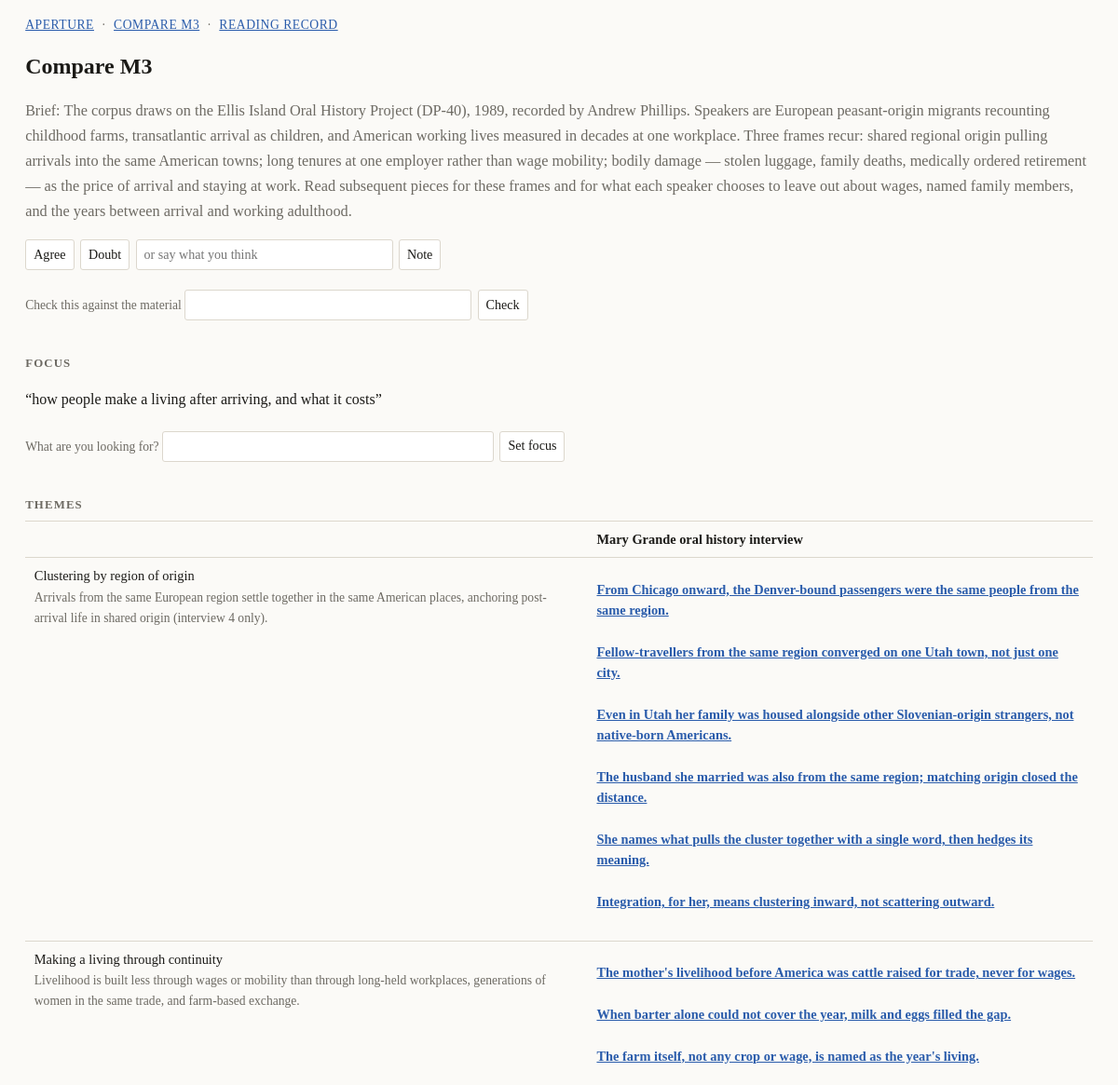
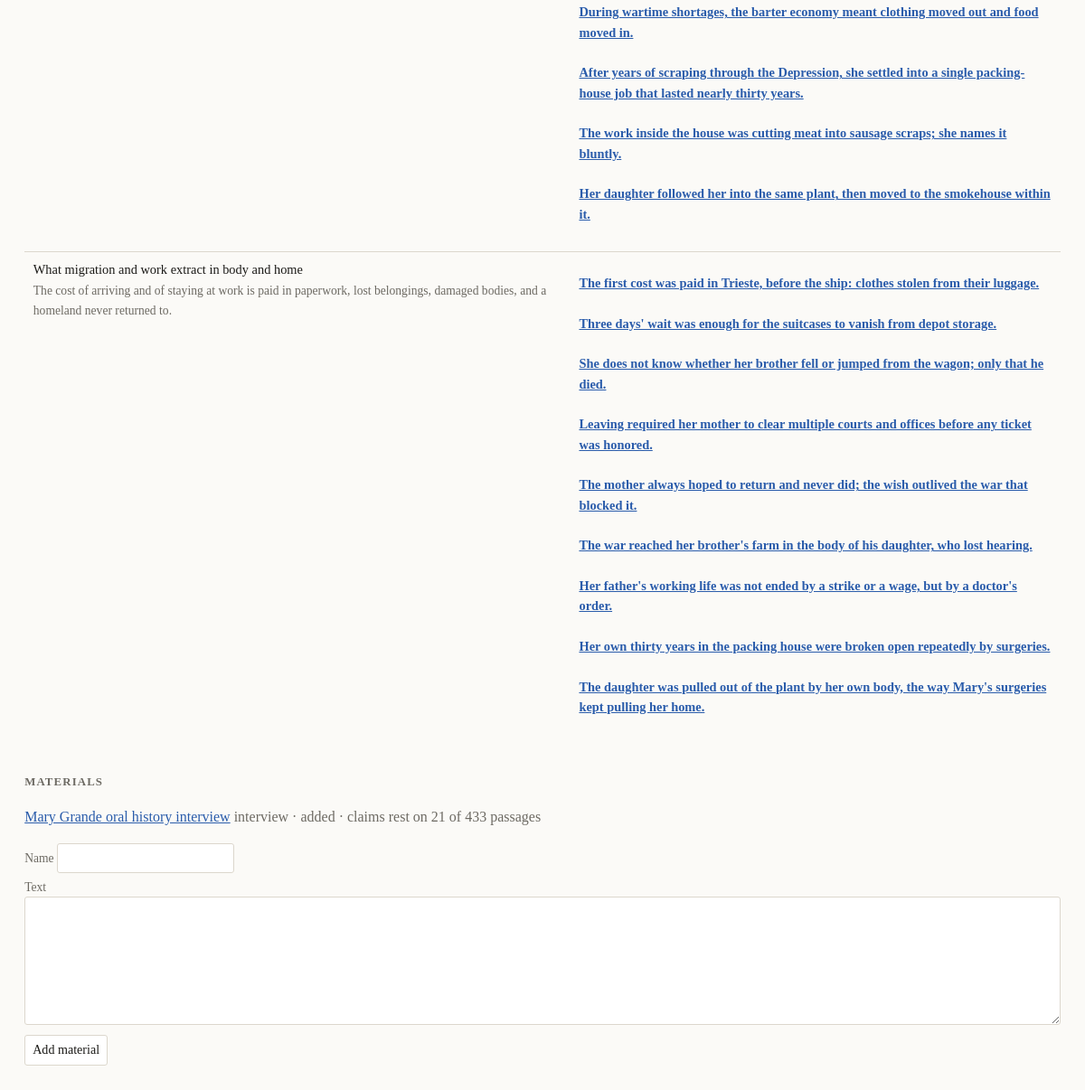
The page /p/p99e1351a1e on the database its author committed (2 pictures, top to bottom).
### tables this page shows
CREATE TABLE project (
    id TEXT PRIMARY KEY, name TEXT NOT NULL, focus TEXT DEFAULT '',
    brief TEXT DEFAULT '', created_at TEXT NOT NULL);

CREATE TABLE material (
    id TEXT PRIMARY KEY, project_id TEXT NOT NULL, name TEXT NOT NULL, text TEXT NOT NULL,
    kind TEXT DEFAULT '', display TEXT DEFAULT 'plain', title TEXT DEFAULT '',
    state TEXT NOT NULL DEFAULT 'added', created_at TEXT NOT NULL);

CREATE TABLE theme (
    id TEXT PRIMARY KEY, project_id TEXT NOT NULL, name TEXT NOT NULL, gist TEXT DEFAULT '',
    status TEXT NOT NULL DEFAULT 'live', merged_into TEXT);

CREATE TABLE moment (
    id TEXT PRIMARY KEY, material_id TEXT NOT NULL, theme_id TEXT NOT NULL, sid TEXT NOT NULL,
    position INTEGER NOT NULL, claim TEXT NOT NULL, anchor TEXT NOT NULL,
    run_id TEXT, status TEXT NOT NULL DEFAULT 'live');

### app/pages.py (the view)
@router.get("/p/{pid}", response_class=HTMLResponse)
def project(pid: str) -> str:
    return _render("project.html", context.project_page(connection(), pid))

### app/templates/project.html (shortened to what this page needs)
{% extends "base.html" %}
{% block main %}
<h1>{{ project.name | txt }}</h1>
{% if project.brief %}<p class="dim">Brief: <span class="summary">{{ project.brief | txt }}</span></p>{% endif %}
<form method="post" action="/p/{{ project.id }}/react" class="row">
  <button name="kind" value="agree">Agree</button>
  <button name="kind" value="doubt">Doubt</button>
  <input name="text" size="30" placeholder="or say what you think">
  <button name="kind" value="note">Note</button>
</form>
<form method="post" action="/p/{{ project.id }}/check" class="row">
  <label>Check this against the material <input name="question" size="34"></label>
  <button>Check</button>
</form>
<h2>Focus</h2>
{% if project.focus %}<p><q>{{ project.focus | txt }}</q></p>{% else %}<p class="dim">Not set.</p>{% endif %}
<form method="post" action="/p/{{ project.id }}/focus" class="row">
  <label>What are you looking for? <input name="focus" size="40"></label>
  <button>Set focus</button>
</form>
<h2>Themes</h2>
{% if themes %}
<table class="themes">
  <tr><th></th>{% for m in materials %}<th class="material">{{ (m.title or m.name) | txt }}</th>{% endfor %}</tr>
{% for t in themes %}
  <tr>
    <th class="gist">{{ t.name | txt }}<br><span>{{ t.gist | txt }}</span></th>
    {% for col in t.columns %}
    <td>
      <ul class="claims">
      {% for x in col.moments %}
        <li><a class="claim" href="/p/{{ project.id }}/m/{{ col.material.id }}?thread={{ t.id }}#{{ x.sid }}">{{ x.claim | txt }}</a></li>
      {% endfor %}
      </ul>
    </td>
    {% endfor %}
  </tr>
{% endfor %}
</table>
{% else %}
<p class="dim">Nothing yet.</p>
{% endif %}
<h2>Materials</h2>
<ul class="mats">
{% for m in materials %}
  <li><a class="material" href="/p/{{ project.id }}/m/{{ m.id }}">{{ (m.title or m.name) | txt }}</a>
      <span class="dim">{{ m.kind }} · {{ m.state }} · {{ m.derivation }}</span>
      </li>
{% else %}
  <li class="dim">Nothing added yet.</li>
{% endfor %}
</ul>
<form method="post" action="/p/{{ project.id }}/material">
  <label>Name <input name="name" required></label>
  <label>Text <textarea name="text" rows="6" required></textarea></label>
  <button>Add material</button>
</form>
{% endblock %}

### app/templates/base.html (shortened to what this page needs)
<!doctype html>
<html lang="en">
<link rel="stylesheet" href="/static/aperture.css">
<body>
<header class="top">
  <a href="/">{{ app_name }}</a>
  {% if project %}
  · <a href="/p/{{ project.id }}">{{ project.name | txt }}</a>
  · <a href="/p/{{ project.id }}/export.md">Reading record</a>
  {% endif %}
</header>
<main>
{% block main %}{% endblock %}
</main>
</body>
</html>

### app/static/aperture.css (style rules this page uses)
:root { color-scheme: light dark; --bg: #fbfaf7; --ink: #1b1a17; --dim: #6d6a63; --line: #dcd7cd; --card: #ffffff; --mark: #f6e6a8; --tint: #cfe6fb; --link: #2a5cab; }
* { box-sizing: border-box }
body { margin: 0; background: var(--bg); color: var(--ink); font: 16px/1.55 Charter, Georgia, "Iowan Old Style", serif; }
main, .top, .run { max-width: 74rem; margin: 0 auto; padding: 0 1.2rem }
.top { display: flex; gap: .5rem; align-items: baseline; padding-top: 1rem; color: var(--dim); font-size: .85rem; letter-spacing: .04em; text-transform: uppercase }
main { padding-bottom: 5rem }
a { color: var(--link) }
h1 { font-size: 1.5rem; margin: 1rem 0 .2rem }
h2 { font-size: .8rem; letter-spacing: .09em; text-transform: uppercase; color: var(--dim); margin: 2rem 0 .4rem; font-weight: 600 }
.dim { color: var(--dim) }
ul, ol { padding-left: 1.2rem }
.mats, .claims, .stack { list-style: none; padding: 0 }
.summary { max-width: 42rem }
.gist { font-weight: normal }
.claim { margin: 0 0 .2rem; font-weight: 600; line-height: 1.35 }
.claims > li { margin: 0 0 1.4rem }
.themes { border-collapse: collapse; width: 100%; font-size: .9rem }
.themes th, .themes td { border-top: 1px solid var(--line); padding: .5rem .6rem; text-align: left; vertical-align: top }
.themes th span { color: var(--dim); font-weight: normal; font-size: .85rem }
form { margin: .5rem 0 1rem }
form.row { display: flex; flex-wrap: wrap; gap: .4rem; align-items: center }
label { display: block; margin: .3rem 0; color: var(--dim); font-size: .85rem }
input, textarea, button { font: inherit; font-size: .88rem; color: inherit; background: var(--card); border: 1px solid var(--line); border-radius: 3px; padding: .3rem .5rem }
textarea { width: 100%; font-family: ui-monospace, Menlo, monospace }
button { cursor: pointer }
.summary { max-width: 34rem; font-size: 1.02rem; line-height: 1.65; }

### rows shown on the page
project: name|txt "COMPARE M3", name|txt "Compare M3", brief|txt "The corpus draws on the Ellis Island Oral History Project (DP-40), 1989, recorded by Andrew Phillips. Speakers are European peasant-origin migrants recounting childhood farms, transatlantic arrival as children, and American working lives measured in decades at one workplace. Three frames recur: shared regional origin pulling arrivals into the same American towns; long tenures at one employer rather than wage mobility; bodily damage — stolen luggage, family deaths, medically ordered retirement — as the price of arrival and staying at work. Read subsequent pieces for these frames and for what each speaker chooses to leave out about wages, named family members, and the years between arrival…", focus|txt "how people make a living after arriving, and what it costs"
material: title "Mary Grande oral history interview", kind "interview", state "added", derivation "claims rest on 21 of 433 passages"
theme: name|txt "Clustering by region of origin", gist|txt "Arrivals from the same European region settle together in the same American places, anchoring post-arrival life in shared origin (interview 4 only)."
moment: claim|txt "From Chicago onward, the Denver-bound passengers were the same people from the same region."
moment: claim|txt "Fellow-travellers from the same region converged on one Utah town, not just one city."
moment: claim|txt "Even in Utah her family was housed alongside other Slovenian-origin strangers, not native-born Americans."
moment: claim|txt "The husband she married was also from the same region; matching origin closed the distance."
moment: claim|txt "She names what pulls the cluster together with a single word, then hedges its meaning."
moment: claim|txt "Integration, for her, means clustering inward, not scattering outward."
theme: name|txt "Making a living through continuity", gist|txt "Livelihood is built less through wages or mobility than through long-held workplaces, generations of women in the same trade, and farm-based exchange."
moment: claim|txt "The mother's livelihood before America was cattle raised for trade, never for wages."
moment: claim|txt "When barter alone could not cover the year, milk and eggs filled the gap."
moment: claim|txt "The farm itself, not any crop or wage, is named as the year's living."
moment: claim|txt "During wartime shortages, the barter economy meant clothing moved out and food moved in."
moment: claim|txt "After years of scraping through the Depression, she settled into a single packing-house job that lasted nearly thirty years."
moment: claim|txt "The work inside the house was cutting meat into sausage scraps; she names it bluntly."
moment: claim|txt "Her daughter followed her into the same plant, then moved to the smokehouse within it."
theme: name|txt "What migration and work extract in body and home", gist|txt "The cost of arriving and of staying at work is paid in paperwork, lost belongings, damaged bodies, and a homeland never returned to."
moment: claim|txt "The first cost was paid in Trieste, before the ship: clothes stolen from their luggage."
moment: claim|txt "Three days' wait was enough for the suitcases to vanish from depot storage."
moment: claim|txt "She does not know whether her brother fell or jumped from the wagon; only that he died."
moment: claim|txt "Leaving required her mother to clear multiple courts and offices before any ticket was honored."
moment: claim|txt "The mother always hoped to return and never did; the wish outlived the war that blocked it."
moment: claim|txt "The war reached her brother's farm in the body of his daughter, who lost hearing."
moment: claim|txt "Her father's working life was not ended by a strike or a wage, but by a doctor's order."
moment: claim|txt "Her own thirty years in the packing house were broken open repeatedly by surgeries."
moment: claim|txt "The daughter was pulled out of the plant by her own body, the way Mary's surgeries kept pulling her home."

### other values the page prints
{{ app_name }} "APERTURE"
